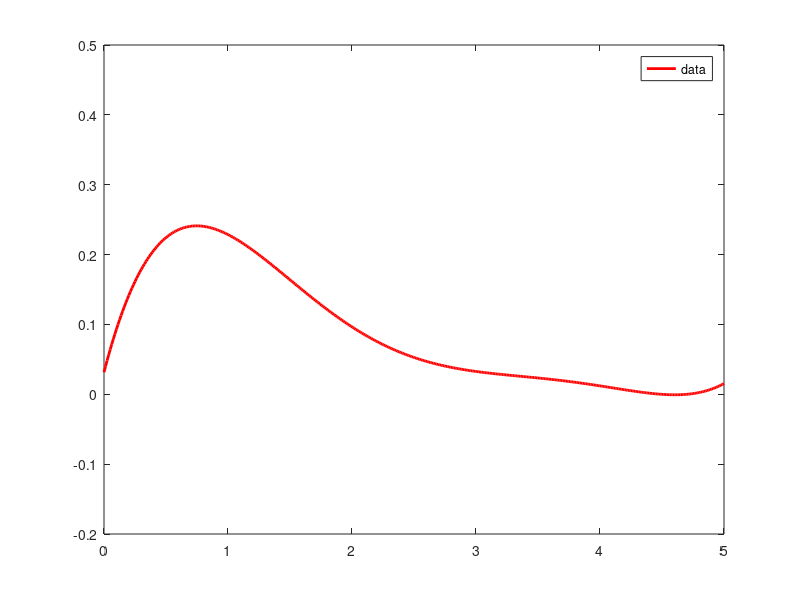

MATLAB code to generate this figure:
% % Script to explore least squares fitting %% Modify as needed.%% Created for UCLA Math 151B Winter 2019 %% Version 2/28/2019%%%%%%%%%%%%%%%%%%%%%%%%%%%%%%%%%%%%%%%%%%%%%%%%%%%%%%%%%%%%%%%%%%%%                    Input parameters %%%%%%%%%%%%%%%%%%%%%%%%%%%%%%%%%%%%%%%%%%%%%%%%%%%%%%%%%%%%%%%%%%%format longformat long e%m          = 20;           % Number of data pointsmStar      = 400;          % Number of equispaced data points to evaluate fit%polyDegree = 3;            % Maximal poly degree used for fit.                            % polyDegree must be less than 14SolutionA   = zeros(5,4);SolutionB   = zeros(5,4);%%%%%%%%%%%%%%%%%%%%%%%%%%%%%%%%%%%%%%%%%%%%%%%%%%%%%%%%%%%%%%%%%%%%                    Data Creation %%%%%%%%%%%%%%%%%%%%%%%%%%%%%%%%%%%%%%%%%%%%%%%%%%%%%%%%%%%%%%%%%%%% Target function (used to create synthetic data)F  = @(x)x.*exp(-1.5*x);  %F  = @(x)x.^(0.5);  %F  = @(x)(1.0)./(1.0 + 10.0.*x.^2);  fprintf('Test Function \n');fprintf('%s \n\n',func2str(F));xMin = 0.0;xMax = 5.0;%% Create sorted, uniformly distributed random numbers in [xMin,xMax]% to be the sample ordinates. %% Setting the seed of the random number generator so the % random numbers are the same each time the script is run%for q=0:3  m=20*2^q      rand('seed',314159);  x = sort(rand(m,1))*(xMax-xMin) + xMin;  % Create data   y = F(x);                     %%%%%%%%%%%%%%%%%%%%%%%%%%%%%%%%%%%%%%%%%%%%%%%%%%%%%%%%%%%%%%%%%%%  plot(x,y,'o','Linewidth',2);  hold on  % Now plot the target function at mStar uniformly spaced set   % of points xStar  %mStar = 8.0*m;  xStar = linspace(xMin,xMax,mStar)';  plot(xStar,F(xStar),'b','Linewidth',2);  %%%%%%%%%%%%%%%%%%%%%%%%%%%%%%%%%%%%%%%%%%%%%%%%%%%%%%%%%%%%%%%%%%%  %    Specification of functions be used for the fit   %%%%%%%%%%%%%%%%%%%%%%%%%%%%%%%%%%%%%%%%%%%%%%%%%%%%%%%%%%%%%%%%%%%  %  % Create a cell array of monomials in the variable x to be used for   % the fit. I'm adding parenthesis about each function so I don't have to  % worry about spaces in the function specification. The "." in the   % specification of the power allows these functions to be applied to   % a vector of values.   %  monomials = { (@(x) x.^0),  (@(x) x.^1),  (@(x) x.^2), ...                (@(x) x.^3),  (@(x) x.^4),  (@(x) x.^5), ...                (@(x) x.^6),  (@(x) x.^7),  (@(x) x.^8), ...                (@(x) x.^9),  (@(x) x.^10), (@(x) x.^11), ...                (@(x) x.^12), (@(x) x.^13), (@(x) x.^14)};               % Create a list of functions, the first in the list being   % monomials up to degree polyDegree  for polyDegree=1:5        p = polyDegree+1;     for i = 1:p      phi{i} = monomials{i};    end    % Add in extra functions by incrementing p, and then assigning    % phi{p} to the function    %    %    %p = p+1;    %phi{p} = @(x) exp(-1.0.*x);    %           fprintf('Functions used in fit \n');    for i = 1:p      fprintf('%s \n',func2str(phi{i}));    end    % Construct over determined set of equations using this     % list of functions     A   = zeros(m,p);    c   = zeros(p,1);    for j = 1:p      A(:,j) = phi{j}(x)';    end    % Obtain the least squares solution using the \ command    fprintf('\nCoefficients of fit \n');    c = A\y    %    % Evaluate and plot the approximation at a uniformly spaced set    % set of points    %    yStar = zeros(mStar,1);    for j = 1:p    yStar = yStar + c(j)*phi{j}(xStar);    end    plot(xStar,yStar,'r','Linewidth',2);    legend('data','F(x)','LS approximation');    % Set axis, so it doesn't change for different experiments     axis([xMin,xMax,-.2,.5]);    hold off    % Evaluate the RMS size of the residual of the least squares     % solution of the linear system of equations, and the residual of the    % fit at a uniformly spaced set of points     normY         = (1/sqrt(m))*norm(y,2);    lsResidual    = (1/sqrt(m))*norm(y-A*c,2)/normY    normYstar     = (1/sqrt(mStar))*norm(yStar,2);    starResidual  = (1/sqrt(mStar))*norm(yStar - F(xStar),2)/normYstar        SolutionA(polyDegree, q+1)=lsResidual    SolutionB(polyDegree, q+1)=starResidual              endend   